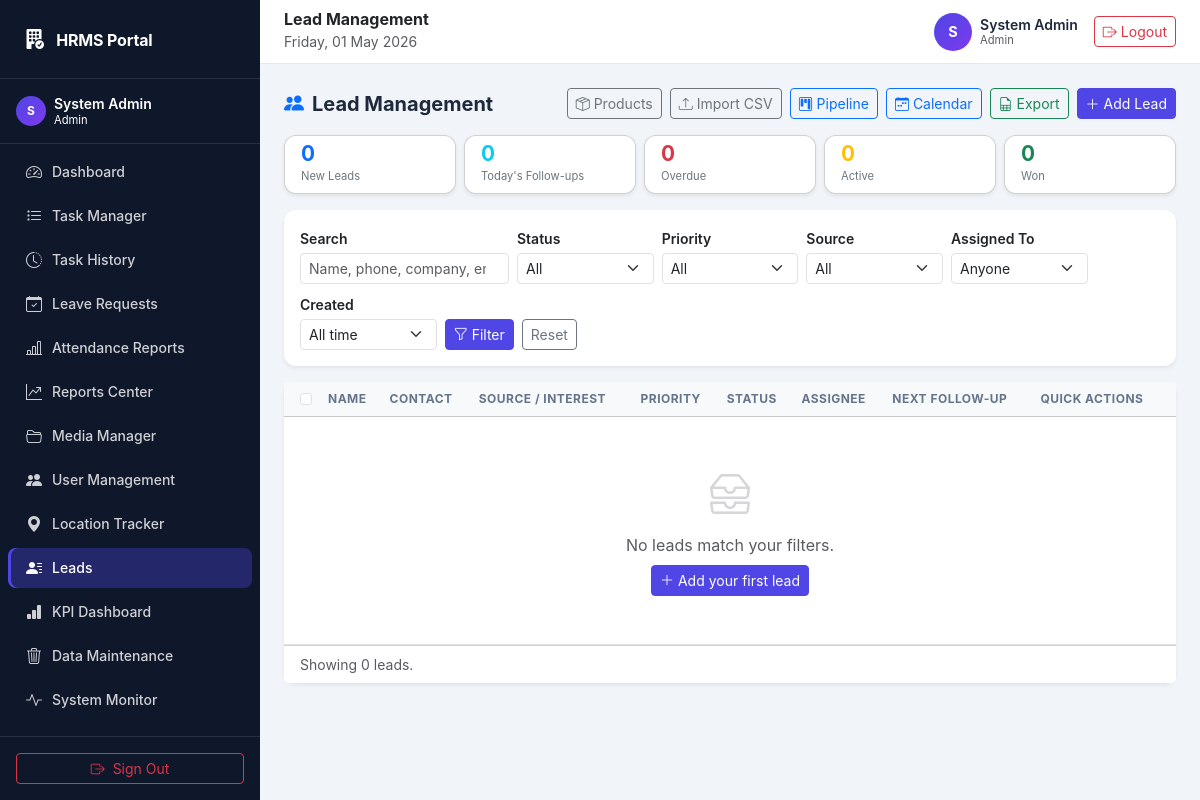
The app's page /leads.php (signed in) with its own data.
### tables this page shows
CREATE TABLE `users` (
  `id`                   INT UNSIGNED     NOT NULL AUTO_INCREMENT,
  `name`                 VARCHAR(100)     NOT NULL,
  `email`                VARCHAR(150)     NOT NULL,
  `password`             VARCHAR(255)     NOT NULL,
  `role`                 ENUM('admin','office_staff','field_worker') NOT NULL DEFAULT 'office_staff',
  `office_ip_restricted` TINYINT(1)       NOT NULL DEFAULT 1
                           COMMENT '1 = enforce IP check at check-in',
  `is_active`            TINYINT(1)       NOT NULL DEFAULT 1,
  `created_at`           TIMESTAMP        NOT NULL DEFAULT CURRENT_TIMESTAMP,
  `updated_at`           TIMESTAMP        NOT NULL DEFAULT CURRENT_TIMESTAMP
                           ON UPDATE CURRENT_TIMESTAMP,
  PRIMARY KEY (`id`),
  UNIQUE KEY `uq_email` (`email`)
);

### leads.php (the view, shortened to what the rows shown need)
<?php
require_once __DIR__ . '/auth.php';
require_once __DIR__ . '/db_connect.php';
$user = getCurrentUser();
$role  = $user['role'];
$isAdmin = $role === 'admin';
include __DIR__ . '/includes/header.php';
?>
<div class="card border-0 shadow-sm">
  <div class="table-responsive">
    <table class="table table-hover align-middle mb-0">
      <thead class="table-light">
        <tr>
          <?php if ($isAdmin): ?>
          <th class="ps-3" style="width:32px">
            <input type="checkbox" id="selAll" class="form-check-input">
          </th>
          <?php endif; ?>
          <th>Name</th>
          <th>Contact</th>
          <th>Source / Interest</th>
          <th>Priority</th>
          <th>Status</th>
          <th>Assignee</th>
          <th>Next Follow-up</th>
          <th class="pe-3">Quick Actions</th>
        </tr>
      </thead>
    </table>
  </div>
</div>
<?php include __DIR__ . '/includes/footer.php'; ?>

### includes/header.php (shortened to what the rows shown need)
<?php
$role = $user['role'];
?>
<!DOCTYPE html>
<html lang="en">
<head>
  <link href="assets/vendor/bootstrap.min.css" rel="stylesheet">
  <link href="assets/vendor/bootstrap-icons.min.css" rel="stylesheet">
  <link href="assets/css/style.css" rel="stylesheet">
</head>
<body class="hrms-app" data-role="<?= h($role) ?>" data-userid="<?= (int)$user['id'] ?>">
    <?php include __DIR__ . '/sidebar_nav.php'; ?>
<aside class="hrms-sidebar hrms-sidebar-fixed d-none d-lg-flex flex-column text-white">
  <?php include __DIR__ . '/sidebar_nav.php'; ?>
</aside>
<div class="hrms-main">
  <header class="hrms-header d-none d-lg-flex align-items-center px-4 gap-3">
    <div class="ms-auto d-flex align-items-center gap-3">
      <div class="d-flex align-items-center gap-2">
        <div class="avatar-circle">
          <?= strtoupper(substr($user['name'], 0, 1)) ?>
        </div>
        <div class="lh-sm">
          <div class="fw-semibold small"><?= h($user['name']) ?></div>
          <div class="text-muted" style="font-size:.7rem"><?= ucfirst(str_replace('_',' ',$role)) ?></div>
        </div>
      </div>
    </div>
  </header>
  <main class="hrms-content p-3 p-md-4">

### includes/sidebar_nav.php (shortened to what the rows shown need)
<?php
$role        = $user['role'];
?>
<div class="px-3 py-3 border-bottom border-white border-opacity-10">
  <div class="d-flex align-items-center gap-2">
    <div class="avatar-circle avatar-sm flex-shrink-0">
      <?= strtoupper(substr($user['name'], 0, 1)) ?>
    </div>
    <div class="lh-sm overflow-hidden">
      <div class="fw-semibold small text-truncate"><?= h($user['name']) ?></div>
      <div class="opacity-60" style="font-size:.7rem">
        <?= ucfirst(str_replace('_', ' ', $role)) ?>
      </div>
    </div>
  </div>
</div>

### records on screen
users: name "S", name "System Admin", role "Admin"

### other values on screen
SITE_NAME "HRMS Portal"
$item['label'] "Dashboard"
$item['label'] "Task Manager"
$item['label'] "Task History"
$item['label'] "Leave Requests"
$item['label'] "Attendance Reports"
$item['label'] "Reports Center"
$item['label'] "Media Manager"
$item['label'] "User Management"
$item['label'] "Location Tracker"
$item['label'] "Leads"
$item['label'] "KPI Dashboard"
$item['label'] "Data Maintenance"
$item['label'] "System Monitor"
$pageTitle "Lead Management"
